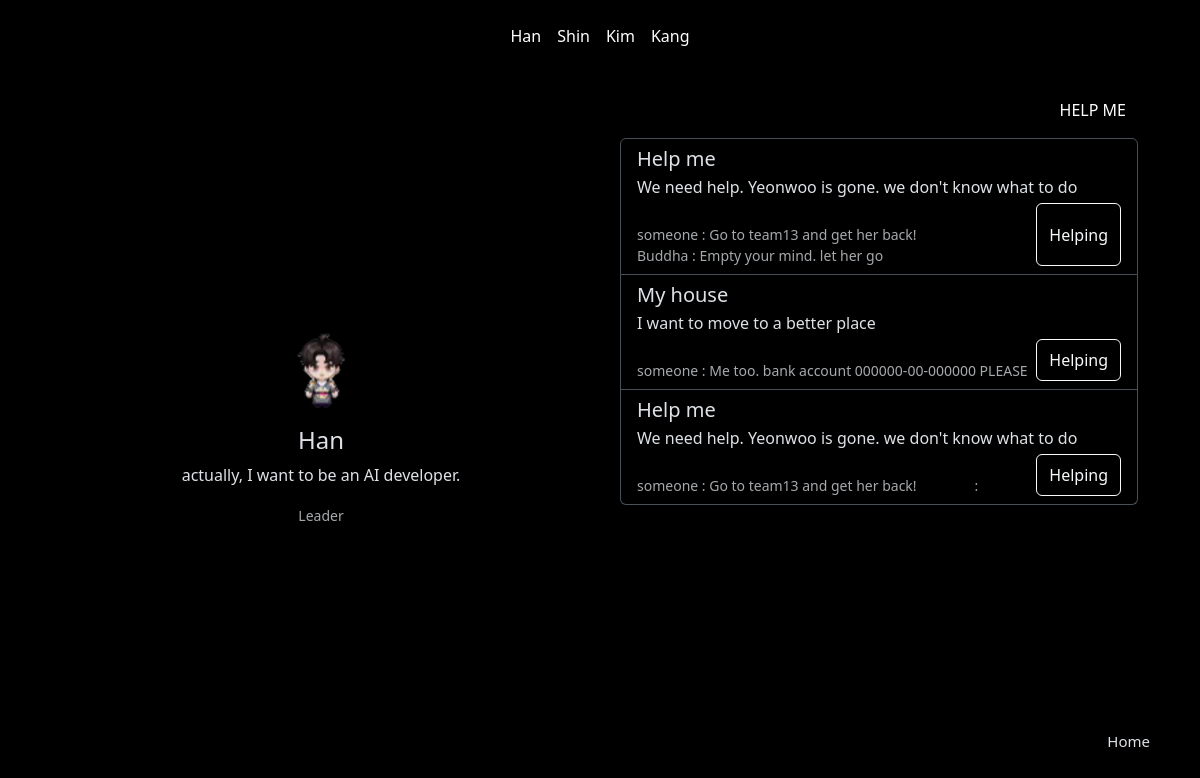
The app's page /leader, older data.
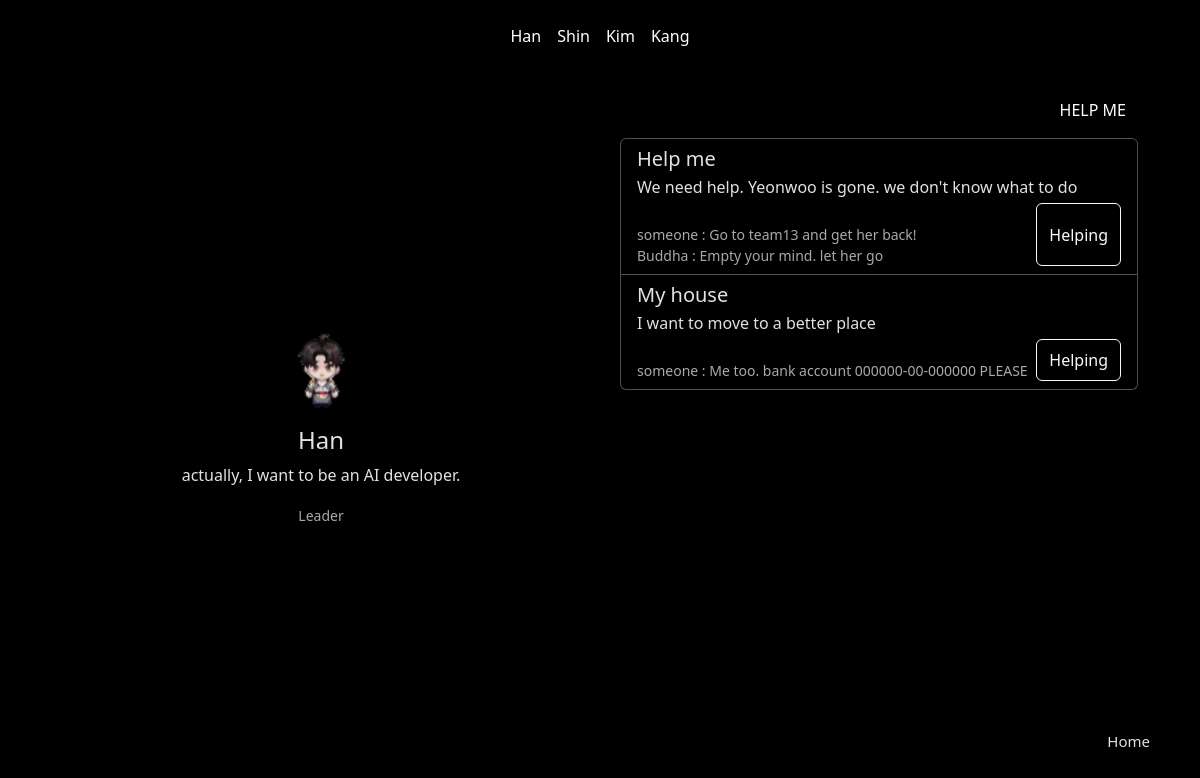
The same page, newer data.
### app.py (models this page shows, shortened)
class Help(db.Model):
    listnum = db.Column(db.Integer, primary_key=True)
    title = db.Column(db.String, nullable=False)
    content = db.Column(db.String, nullable=False)
    username = db.Column(db.String, nullable=False)
    answer = db.Column(db.String, nullable=False, default="")

class Answer(db.Model):
    listnum = db.Column(db.Integer, primary_key=True)
    answer = db.Column(db.String, nullable=False)
    hiiam = db.Column(db.String, nullable=False, default="someone") #누군지 안 적고 도움 주면 "someone"이 디폴트값
    username = db.Column(db.String, nullable=False)
    whatlist = db.Column(db.String, nullable=False, default="")

### app.py (the view)
@app.route("/leader")
def leader():
    name = "Han"
    profile = "actually, I want to be an AI developer."
    tag = "Leader"
    help_list = Help.query.filter_by(username="leader").all()
    answer_list = Answer.query.filter_by(username="leader").all()
    context = {
        "name": name,
        "profile": profile,
        "tag": tag,
    }
    return render_template("leader.html", data=context, dowajo=help_list, doum=answer_list)

### templates/leader.html (shortened to what the changed rows need)
<!DOCTYPE html>
<html lang="en">
  <head>
    <link
      href="https://cdn.jsdelivr.net/npm/bootstrap@5.3.2/dist/css/bootstrap.min.css"
      rel="stylesheet"
    />
  </head>
  <body data-bs-theme="dark">
    <div class="container">
      <div class="board">
        <div class="list-group">
          {% for dowajo in dowajo %}
          <a
            href="#"
            class="list-group-item list-group-item-action"
            style="background-color: transparent"
          >
            <div class="d-flex w-100 justify-content-between">
              <h5 class="mb-1">{{dowajo.title}}</h5>
            </div>
            <p class="mb-1">{{dowajo.content}}</p>
            <div class="d-flex w-100 justify-content-between">
              {% for doum in doum %}
              <small class="text-body-secondary"
                ><br />{{doum.hiiam}} : {{doum.answer}}</small
              >
              {% endfor %}
              <button
                type="button"
                class="btn btn-outline-light"
                data-bs-toggle="modal"
                data-bs-target="#exampleModal2"
              >
                Helping
              </button>
            </div>
          </a>
          {% endfor %}
        </div>
      </div>
    </div>
  </body>
</html>

Row changes from the older to the newer data that the page shows:
removed Help: title "Help me", content "We need help. Yeonwoo is gone. we don't know what to do"
removed Answer: hiiam "someone", answer "Go to team13 and get her back!"
